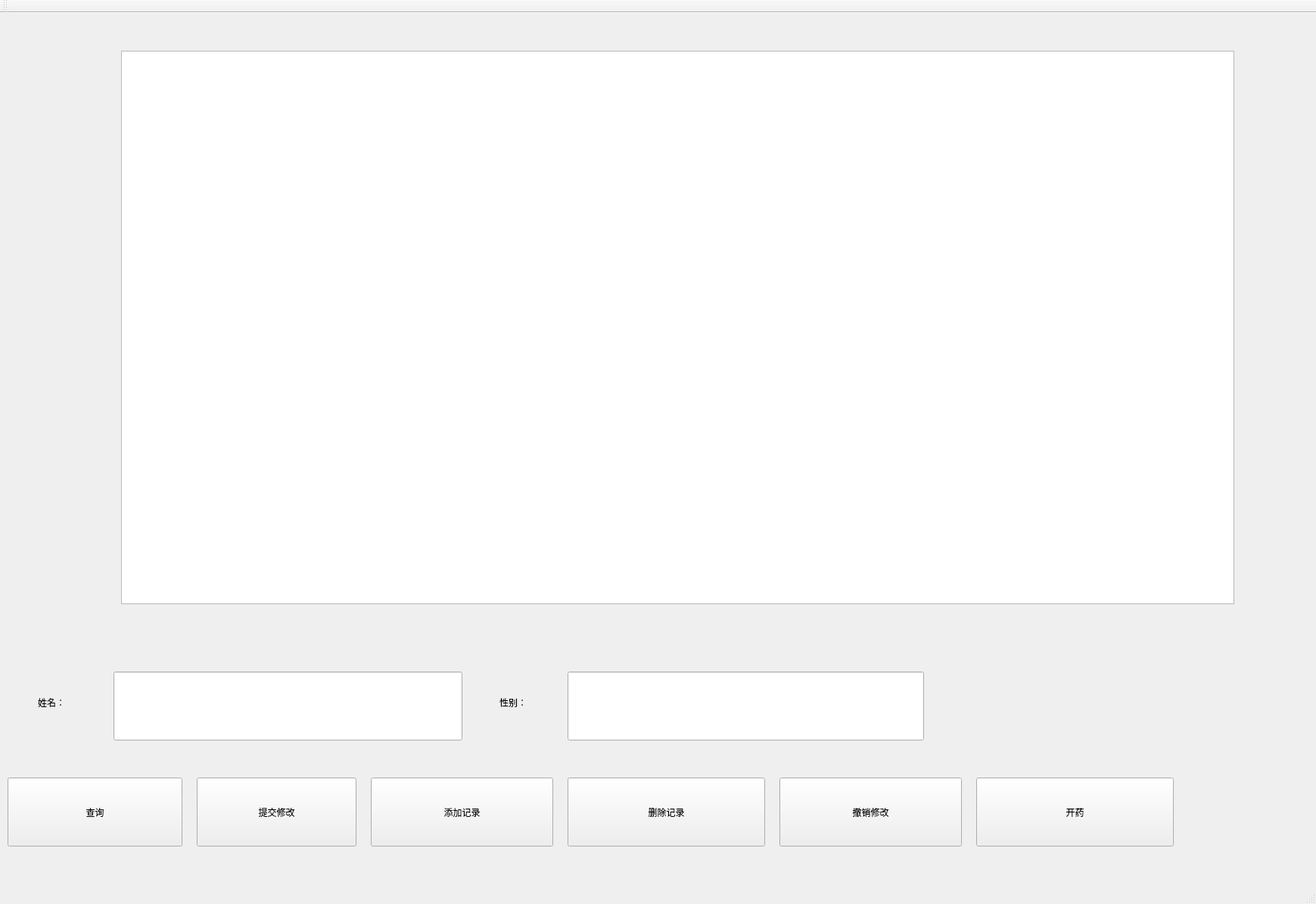
<?xml version="1.0" encoding="UTF-8"?>
<ui version="4.0">
 <class>MainWindow</class>
 <widget class="QMainWindow" name="MainWindow">
  <property name="geometry">
   <rect>
    <x>0</x>
    <y>0</y>
    <width>1739</width>
    <height>1194</height>
   </rect>
  </property>
  <property name="windowTitle">
   <string>MainWindow</string>
  </property>
  <widget class="QWidget" name="centralWidget">
   <widget class="QTableView" name="tableView">
    <property name="geometry">
     <rect>
      <x>160</x>
      <y>50</y>
      <width>1471</width>
      <height>731</height>
     </rect>
    </property>
   </widget>
   <widget class="QLabel" name="label">
    <property name="geometry">
     <rect>
      <x>50</x>
      <y>890</y>
      <width>81</width>
      <height>41</height>
     </rect>
    </property>
    <property name="text">
     <string>姓名：</string>
    </property>
   </widget>
   <widget class="QLineEdit" name="lineEdit1">
    <property name="geometry">
     <rect>
      <x>150</x>
      <y>870</y>
      <width>461</width>
      <height>91</height>
     </rect>
    </property>
   </widget>
   <widget class="QLabel" name="label_2">
    <property name="geometry">
     <rect>
      <x>660</x>
      <y>880</y>
      <width>141</width>
      <height>61</height>
     </rect>
    </property>
    <property name="text">
     <string>性别：</string>
    </property>
   </widget>
   <widget class="QLineEdit" name="lineEdit2">
    <property name="geometry">
     <rect>
      <x>750</x>
      <y>870</y>
      <width>471</width>
      <height>91</height>
     </rect>
    </property>
   </widget>
   <widget class="QPushButton" name="pushButtonSearch">
    <property name="geometry">
     <rect>
      <x>10</x>
      <y>1010</y>
      <width>231</width>
      <height>91</height>
     </rect>
    </property>
    <property name="text">
     <string>查询</string>
    </property>
   </widget>
   <widget class="QPushButton" name="pushButtonUpdate">
    <property name="geometry">
     <rect>
      <x>260</x>
      <y>1010</y>
      <width>211</width>
      <height>91</height>
     </rect>
    </property>
    <property name="text">
     <string>提交修改</string>
    </property>
   </widget>
   <widget class="QPushButton" name="pushButtonAdd">
    <property name="geometry">
     <rect>
      <x>490</x>
      <y>1010</y>
      <width>241</width>
      <height>91</height>
     </rect>
    </property>
    <property name="text">
     <string>添加记录</string>
    </property>
   </widget>
   <widget class="QPushButton" name="pushButtonDelete">
    <property name="geometry">
     <rect>
      <x>750</x>
      <y>1010</y>
      <width>261</width>
      <height>91</height>
     </rect>
    </property>
    <property name="text">
     <string>删除记录</string>
    </property>
   </widget>
   <widget class="QPushButton" name="pushButtonQuash">
    <property name="geometry">
     <rect>
      <x>1030</x>
      <y>1010</y>
      <width>241</width>
      <height>91</height>
     </rect>
    </property>
    <property name="text">
     <string>撤销修改</string>
    </property>
   </widget>
   <widget class="QPushButton" name="pushButtonDrug">
    <property name="geometry">
     <rect>
      <x>1290</x>
      <y>1010</y>
      <width>261</width>
      <height>91</height>
     </rect>
    </property>
    <property name="text">
     <string>开药</string>
    </property>
   </widget>
  </widget>
  <widget class="QMenuBar" name="menuBar">
   <property name="geometry">
    <rect>
     <x>0</x>
     <y>0</y>
     <width>1739</width>
     <height>21</height>
    </rect>
   </property>
  </widget>
  <widget class="QToolBar" name="mainToolBar">
   <attribute name="toolBarArea">
    <enum>TopToolBarArea</enum>
   </attribute>
   <attribute name="toolBarBreak">
    <bool>false</bool>
   </attribute>
  </widget>
  <widget class="QStatusBar" name="statusBar"/>
 </widget>
 <layoutdefault spacing="6" margin="11"/>
 <resources/>
 <connections/>
</ui>
